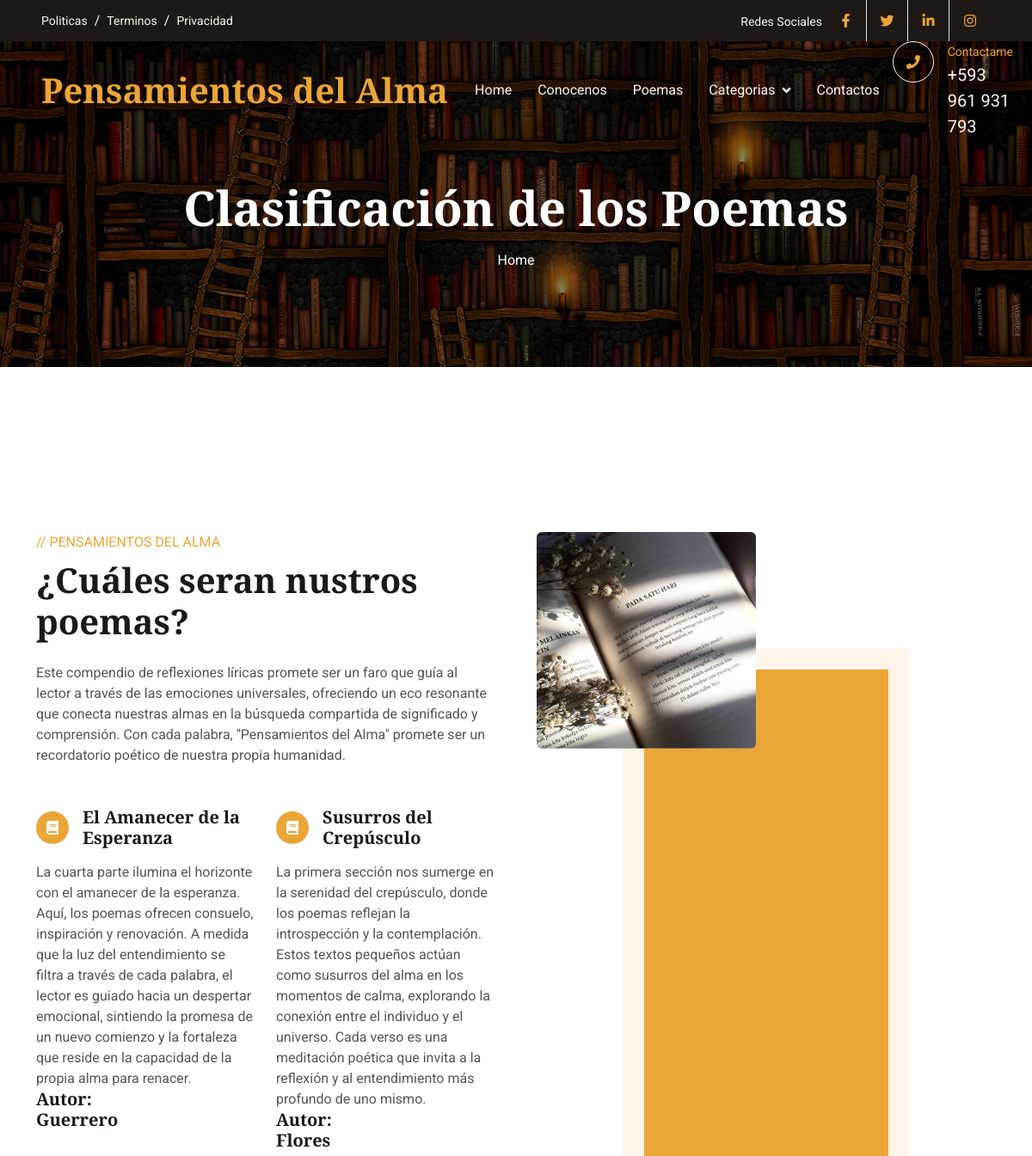
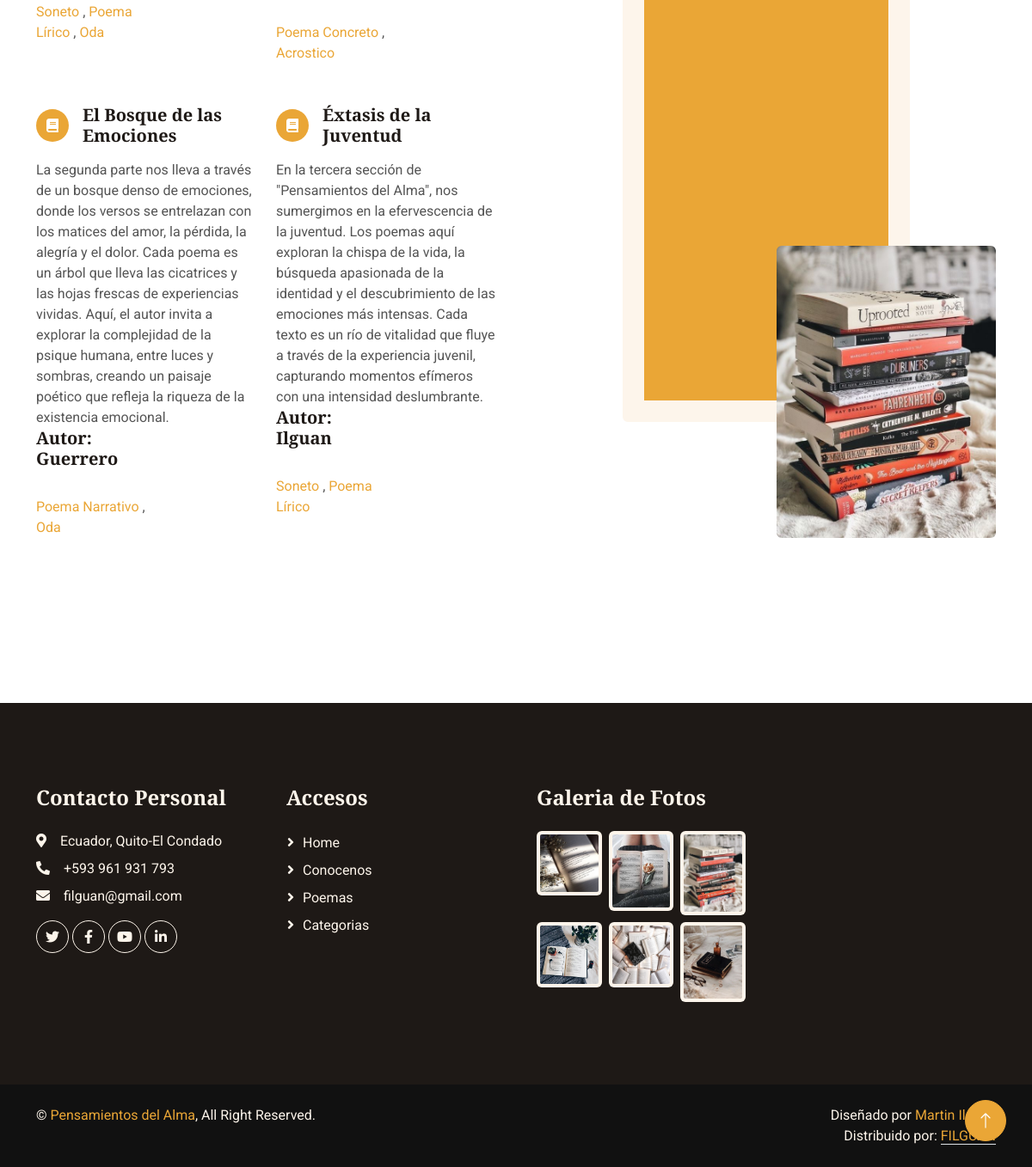
/clasificaciones/, run on the app's committed database (2 pictures, top to bottom).
### pages/models.py (models this page shows, shortened)
class Page(models.Model):
    title=models.CharField(max_length=100, verbose_name="Titulo")
    content=models.TextField(verbose_name="Contenido")
    created=models.DateTimeField(auto_now_add=True, verbose_name="Fecha de Creación")
    updated=models.DateTimeField(auto_now=True, verbose_name="Fecha de Edición")
    class Meta:
        verbose_name="Page"
        verbose_name_plural="Pages"

### clasificaciones/models.py (models this page shows, shortened)
class Clasificaciones(models.Model):
    title=models.CharField(max_length=100, verbose_name="Título")
    content=models.TextField(verbose_name="Descipción")
    author=models.ForeignKey(User, on_delete=models.CASCADE, verbose_name="Autor")
    clasification=models.ManyToManyField(Category, verbose_name="Clasificación")
    created=models.DateTimeField(auto_now_add=True, verbose_name="Fecha de Creación")
    updated=models.DateTimeField(auto_now=True, verbose_name="Fecha de Edición")
    class Meta:
        verbose_name="entrada"
        verbose_name_plural="entradas"
        ordering=['-created']

class Category(models.Model):
    name=models.CharField(max_length=100, verbose_name="Nombre de la clasificación")
    created=models.DateTimeField(auto_now_add=True, verbose_name="Fecha de Creación")
    updated=models.DateTimeField(auto_now=True, verbose_name="Fecha de Edición")
    class Meta:
        verbose_name="categoria"
        verbose_name_plural="categorias"
        ordering=['-name']

### clasificaciones/views.py (the view)
# urls.py: path('', views.about, name="about"),
def about(request):
    clasi= Clasificaciones.objects.all()
    return render(request,"clasificaciones/about.html",{'clasi':clasi})

### pages/templatetags/pages_extras.py (called while the page is built)
@register.simple_tag
def get_pages():
    pages=Page.objects.all()
    return pages

### social/processors.py (called while the page is built)
def ctx_dict(request):
    dict_urls={}
    urls=Social.objects.all()
    for url in urls:
        dict_urls[url.key]=url.url
    return dict_urls

### clasificaciones/templates/clasificaciones/about.html (shortened to what this page needs)
{% extends "core/base.html" %}{{clasi}}
{% load static %}
{% block TitleHeader %}
<h1 class="display-4 text-white animated slideInDown mb-3">Clasificación de los Poemas</h1>
{% endblock  %}
{% block content %}
<div class="container-xxl py-6">
    <div class="container">
        <div class="row g-5">
            <div class="col-lg-6 wow fadeInUp" data-wow-delay="0.1s">
                <p class="text-primary text-uppercase mb-2">// Pensamientos del Alma</p>
                <h1 class="display-6 mb-4">¿Cuáles seran nustros poemas?</h1>
                <p class="mb-5"> Este compendio de reflexiones líricas promete ser un faro que guía al lector a través de las emociones universales, ofreciendo un eco resonante que conecta nuestras almas en la búsqueda compartida de significado y comprensión. Con cada palabra, "Pensamientos del Alma" promete ser un recordatorio poético de nuestra propia humanidad.</p>
                <div class="row gy-5 gx-4">
                    {% for clasi in clasi %}
                    <div class="col-sm-6 wow fadeIn" data-wow-delay="0.1s">
                        <div class="d-flex align-items-center mb-3">
                            <div class="flex-shrink-0 btn-square bg-primary rounded-circle me-3">
                                <i class="fa fa-book text-white"></i>
                            </div>
                            <h5 class="mb-0">{{clasi.title}}</h5>
                        </div>
                        <span>{{clasi.content}}</span>
                        <div class="col-md-6 text-center text-md-start mb-3 mb-md-0">
                            <h5>Autor: {{clasi.author}}</h5><br>{% comment %}<a href="#">{{clasi.clasification}}</a> {% endcomment %}
                            {% for category in clasi.clasification.all %}
                            <a href="{% url 'category' category.id %}">{{category.name}}</a> {% if not forloop.last %},{% endif %}
                            {% endfor %}
                        </div>
                    </div>
                    {% endfor %}
                </div>
            </div>
            <div class="col-lg-6 wow fadeInUp" data-wow-delay="0.5s">
                <div class="row img-twice position-relative h-100">
                    <div class="col-6">
                        <img class="img-fluid rounded" src="{% static 'core/img/libro1.jpg' %}" alt="">
                    </div>
                    <div class="col-6 align-self-end">
                        <img class="img-fluid rounded" src="{% static 'core/img/libro3.jpg' %}" alt="">
                    </div>
                </div>
            </div>
        </div>
    </div>
</div>
{% endblock  %}

### core/templates/core/base.html (shortened to what this page needs)
<!DOCTYPE html>
<html lang="es">
<head>
    {% load static %}
    <link href="https://cdnjs.cloudflare.com/ajax/libs/font-awesome/5.10.0/css/all.min.css" rel="stylesheet">
    <link href="https://cdn.jsdelivr.net/npm/bootstrap-icons@1.4.1/font/bootstrap-icons.css" rel="stylesheet">
    <link href="{% static 'core/lib/animate/animate.min.css' %} " rel="stylesheet">
    <link href="{% static 'core/lib/owlcarousel/assets/owl.carousel.min.css' %}" rel="stylesheet">
    <link href="{% static 'core/css/bootstrap.min.css' %}" rel="stylesheet">
    <link href="{% static 'core/css/style.css' %}" rel="stylesheet">
</head>
<body>
    <div class="container-fluid top-bar bg-dark text-light px-0 wow fadeIn" data-wow-delay="0.1s">
        <div class="row gx-0 align-items-center d-none d-lg-flex">
            <div class="col-lg-6 px-5 text-start">
                <ol class="breadcrumb mb-0">
                    {% load pages_extras %}
                    {% get_pages as pages %}
                    {% for page in pages %}
                    <li class="breadcrumb-item"><a class="small text-light" href="{% url 'policies' page.id %}">{{page.title}}</a></li>
                    {% endfor %}
                </ol>
            </div>
            <div class="col-lg-6 px-5 text-end">
                <small>Redes Sociales</small>
                <div class="h-100 d-inline-flex align-items-center">
                    {% if URL_FACEBOOK != null %}
                    <a class="btn-lg-square text-primary border-end rounded-0" href="{{URL_FACEBOOK}}"><i class="fab fa-facebook-f"></i></a>
                    {% endif %}
                    {% if URL_TWITTER != null %}
                    <a class="btn-lg-square text-primary border-end rounded-0" href="{{URL_TWITTER}}"><i class="fab fa-twitter"></i></a>
                    {% endif %}
                    {% if URL_LINKEDLN != null %}
                    <a class="btn-lg-square text-primary border-end rounded-0" href="{{URL_LINKEDLN}}"><i class="fab fa-linkedin-in"></i></a>
                    {% endif %}
                    {% if URL_LINKEDLN != null %}
                    <a class="btn-lg-square text-primary pe-0" href="{{URL_INSTAGRAM}}"><i class="fab fa-instagram"></i></a>
                    {% endif %}
                </div>
            </div>
        </div>
    </div>
    <nav class="navbar navbar-expand-lg navbar-dark fixed-top py-lg-0 px-lg-5 wow fadeIn" data-wow-delay="0.1s">
        <a href="index.html" class="navbar-brand ms-4 ms-lg-0">
            <h1 class="text-primary m-0">Pensamientos del Alma</h1>
        </a>
        <div class="collapse navbar-collapse" id="navbarCollapse">
            <div class="navbar-nav mx-auto p-4 p-lg-0">
                <a href="{% url 'home' %}" class="nav-item nav-link">Home</a>
                <a href="{% url 'about' %}" class="nav-item nav-link ">Conocenos</a>
                <a href="{% url 'poemas' %}" class="nav-item nav-link">Poemas</a>
                <div class="nav-item dropdown">
                    <a href="{% url 'categorias' %}" class="nav-link dropdown-toggle" data-bs-toggle="">Categorias</a>
                </div>
                <a href="{% url 'contacto' %}" class="nav-item nav-link">Contactos</a>
            </div>
            <div class=" d-none d-lg-flex">
                <div class="flex-shrink-0 btn-lg-square border border-light rounded-circle">
                    <i class="fa fa-phone text-primary"></i>
                </div>
                <div class="ps-3">
                    <small class="text-primary mb-0">Contactame</small>
                    <p class="text-light fs-5 mb-0">+593 961 931 793</p>
                </div>
            </div>
        </div>
    </nav>
    <div class="container-fluid page-header py-6 wow fadeIn" data-wow-delay="0.1s">
        <div class="container text-center pt-5 pb-3">
            <h1 class="display-4 text-white animated slideInDown mb-3">{% block TitleHeader %}{% endblock  %}</h1>
            <nav aria-label="breadcrumb animated slideInDown">
                <ol class="breadcrumb justify-content-center mb-0">
                    <li class="breadcrumb-item"><a class="text-white" href="{% url 'home' %}">Home</a></li>
                </ol>
            </nav>
        </div>
    </div>
    {% block content %}{% endblock  %}
    <div class="container-fluid bg-dark text-light footer my-6 mb-0 py-5 wow fadeIn" data-wow-delay="0.1s">
        <div class="container py-5">
            <div class="row g-5">
                <div class="col-lg-3 col-md-6">
                    <h4 class="text-light mb-4">Contacto Personal</h4>
                    <p class="mb-2"><i class="fa fa-map-marker-alt me-3"></i>Ecuador, Quito-El Condado</p>
                    <p class="mb-2"><i class="fa fa-phone-alt me-3"></i>+593 961 931 793</p>
                    <p class="mb-2"><i class="fa fa-envelope me-3"></i>filguan@gmail.com</p>
                    <div class="d-flex pt-2">
                        <a class="btn btn-square btn-outline-light rounded-circle me-1" href="https://twitter.com/?lang=es"><i class="fab fa-twitter"></i></a>
                        <a class="btn btn-square btn-outline-light rounded-circle me-1" href="https://www.facebook.com/?locale=es_LA"><i class="fab fa-facebook-f"></i></a>
                        <a class="btn btn-square btn-outline-light rounded-circle me-1" href="https://www.youtube.com/"><i class="fab fa-youtube"></i></a>
                        <a class="btn btn-square btn-outline-light rounded-circle me-0" href="https://ec.linkedin.com/"><i class="fab fa-linkedin-in"></i></a>
                    </div>
                </div>
                <div class="col-lg-3 col-md-6">
                    <h4 class="text-light mb-4">Accesos</h4>
                    <a href="{% url 'home' %}" class="btn btn-link" >Home</a>
                    <a href="{% url 'about' %}" class="btn btn-link">Conocenos</a>
                    <a href="{% url 'poemas' %}" class="btn btn-link">Poemas</a>
                    <a href="{% url 'categorias' %}" class="btn btn-link">Categorias</a>
                </div>
                <div class="col-lg-3 col-md-6">
                    <h4 class="text-light mb-4">Galeria de Fotos</h4>
                    <div class="row g-2">
                        <div class="col-4">
                            <img class="img-fluid bg-light rounded p-1" src="{% static 'core/img/libro1.jpg' %}" alt="Image">
                        </div>
                        <div class="col-4">
                            <img class="img-fluid bg-light rounded p-1" src="{% static 'core/img/libro2.jpg' %}" alt="Image">
                        </div>
                        <div class="col-4">
                            <img class="img-fluid bg-light rounded p-1" src="{% static 'core/img/libro3.jpg' %}" alt="Image">
                        </div>
                        <div class="col-4">
                            <img class="img-fluid bg-light rounded p-1" src="{% static 'core/img/libro4.jpg' %}" alt="Image">
                        </div>
                        <div class="col-4">
                            <img class="img-fluid bg-light rounded p-1" src="{% static 'core/img/libro5.jpg' %}" alt="Image">
                        </div>
                        <div class="col-4">
                            <img class="img-fluid bg-light rounded p-1" src="{% static 'core/img/libro6.jpg' %}" alt="Image">
                        </div>
                    </div>
                </div>
            </div>
        </div>
    </div>
    <div class="container-fluid copyright text-light py-4 wow fadeIn" data-wow-delay="0.1s">
        <div class="container">
            <div class="row">
                <div class="col-md-6 text-center text-md-start mb-3 mb-md-0">
                    &copy; <a href="#">Pensamientos del Alma</a>, All Right Reserved.
                </div>
                <div class="col-md-6 text-center text-md-end">
                    Diseñado por <a href="https://htmlcodex.com">Martin Ilguán</a>
                    <br>Distribuido por: <a class="border-bottom" href="https://themewagon.com" target="_blank">FILGUAN</a>
                </div>
            </div>
        </div>
    </div>
    <a href="#" class="btn btn-lg btn-primary btn-lg-square rounded-circle back-to-top"><i class="bi bi-arrow-up"></i></a>
</body>
</html>

### core/static/core/css/style.css (style rules this page uses)
:root { --primary: #EAA636; --secondary: #545454; --light: #FDF5EB; --dark: #1E1916; }
h4, h5, h6, .h4, .h5, .h6 { font-weight: 600 !important; }
.py-6 { padding-top: 6rem; padding-bottom: 6rem; }
.my-6 { margin-top: 6rem; margin-bottom: 6rem; }
.back-to-top { position: fixed; display: none; right: 30px; bottom: 30px; z-index: 99; }
.btn { font-weight: 500; transition: .5s; }
.btn.btn-primary { color: #FFFFFF; }
.btn-square { width: 38px; height: 38px; }
.btn-lg-square { width: 48px; height: 48px; }
.btn-square, .btn-sm-square, .btn-lg-square { padding: 0; display: flex; align-items: center; justify-content: center; font-weight: normal; }
.navbar .dropdown-toggle::after { border: none; content: "\f107"; font-family: "Font Awesome 5 Free"; font-weight: 900; vertical-align: middle; margin-left: 8px; }
.navbar .navbar-nav .nav-link { padding: 35px 15px; color: var(--light); outline: none; }
.navbar.fixed-top { transition: .5s; }
.page-header { margin-bottom: 6rem; background: linear-gradient(rgba(0, 0, 0, .5), rgba(0, 0, 0, .5)), url(../img/portada.jpg) center center no-repeat; background-size: cover; }
.breadcrumb-item+.breadcrumb-item::before { color: var(--light); }
.img-twice::before { position: absolute; content: ""; width: 60%; height: 80%; top: 10%; left: 20%; background: var(--primary); border: 25px solid var(--light); border-radius: 6px; z-index: -1; }
.footer .btn.btn-link { display: block; margin-bottom: 5px; padding: 0; text-align: left; color: var(--light); font-weight: normal; text-transform: capitalize; transition: .3s; }
.footer .btn.btn-link::before { position: relative; content: "\f105"; font-family: "Font Awesome 5 Free"; font-weight: 900; color: var(--light); margin-right: 10px; }
.copyright { background: #111111; }
.copyright a { color: var(--primary); }

### data on the page
Page: title "Politicas"
Page: title "Terminos"
Page: title "Privacidad"
Clasificaciones: title "El Amanecer de la Esperanza", content "La cuarta parte ilumina el horizonte con el amanecer de la esperanza. Aquí, los poemas ofrecen consuelo, inspiración y renovación. A medida que la luz del entendimiento se filtra a través de cada palabra, el lector es guiado hacia un despertar emocional, sintiendo la promesa de un nuevo comienzo y la fortaleza que reside en la capacidad de la propia alma para renacer.", author "Guerrero"
Category: name "Soneto"
Category: name "Poema Lírico"
Category: name "Oda"
Clasificaciones: title "Susurros del Crepúsculo", content "La primera sección nos sumerge en la serenidad del crepúsculo, donde los poemas reflejan la introspección y la contemplación. Estos textos pequeños actúan como susurros del alma en los momentos de calma, explorando la conexión entre el individuo y el universo. Cada verso es una meditación poética que invita a la reflexión y al entendimiento más profundo de uno mismo.", author "Flores"
Category: name "Poema Concreto"
Category: name "Acrostico"
Clasificaciones: title "El Bosque de las Emociones", content "La segunda parte nos lleva a través de un bosque denso de emociones, donde los versos se entrelazan con los matices del amor, la pérdida, la alegría y el dolor. Cada poema es un árbol que lleva las cicatrices y las hojas frescas de experiencias vividas. Aquí, el autor invita a explorar la complejidad de la psique humana, entre luces y sombras, creando un paisaje poético que refleja la riqueza de la existencia emocional.", author "Guerrero"
Category: name "Poema Narrativo"
Clasificaciones: title "Éxtasis de la Juventud", content "En la tercera sección de \"Pensamientos del Alma\", nos sumergimos en la efervescencia de la juventud. Los poemas aquí exploran la chispa de la vida, la búsqueda apasionada de la identidad y el descubrimiento de las emociones más intensas. Cada texto es un río de vitalidad que fluye a través de la experiencia juvenil, capturando momentos efímeros con una intensidad deslumbrante.", author "Ilguan"
